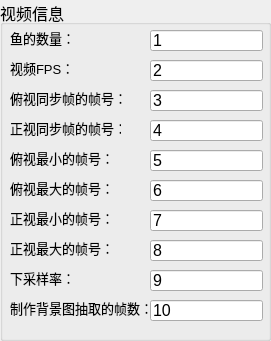
    <widget class="QGroupBox" name="groupBox_4">
     <property name="geometry">
      <rect>
       <x>20</x>
       <y>10</y>
       <width>271</width>
       <height>341</height>
      </rect>
     </property>
     <property name="font">
      <font>
       <pointsize>12</pointsize>
      </font>
     </property>
     <property name="title">
      <string>视频信息</string>
     </property>
     <property name="checkable">
      <bool>false</bool>
     </property>
     <property name="checked">
      <bool>false</bool>
     </property>
     <widget class="QLabel" name="label">
      <property name="geometry">
       <rect>
        <x>10</x>
        <y>30</y>
        <width>101</width>
        <height>16</height>
       </rect>
      </property>
      <property name="font">
       <font>
        <pointsize>10</pointsize>
       </font>
      </property>
      <property name="text">
       <string>鱼的数量：</string>
      </property>
     </widget>
     <widget class="QLineEdit" name="lineEdit">
      <property name="geometry">
       <rect>
        <x>150</x>
        <y>30</y>
        <width>113</width>
        <height>21</height>
       </rect>
      </property>
      <property name="text">
       <string>1</string>
      </property>
     </widget>
     <widget class="QLineEdit" name="lineEdit_2">
      <property name="geometry">
       <rect>
        <x>150</x>
        <y>60</y>
        <width>113</width>
        <height>21</height>
       </rect>
      </property>
      <property name="text">
       <string>2</string>
      </property>
     </widget>
     <widget class="QLabel" name="label_2">
      <property name="geometry">
       <rect>
        <x>10</x>
        <y>60</y>
        <width>101</width>
        <height>16</height>
       </rect>
      </property>
      <property name="font">
       <font>
        <pointsize>10</pointsize>
       </font>
      </property>
      <property name="text">
       <string>视频FPS：</string>
      </property>
     </widget>
     <widget class="QLineEdit" name="lineEdit_3">
      <property name="geometry">
       <rect>
        <x>150</x>
        <y>90</y>
        <width>113</width>
        <height>21</height>
       </rect>
      </property>
      <property name="text">
       <string>3</string>
      </property>
     </widget>
     <widget class="QLabel" name="label_3">
      <property name="geometry">
       <rect>
        <x>10</x>
        <y>90</y>
        <width>121</width>
        <height>16</height>
       </rect>
      </property>
      <property name="font">
       <font>
        <pointsize>10</pointsize>
       </font>
      </property>
      <property name="text">
       <string>俯视同步帧的帧号：</string>
      </property>
     </widget>
     <widget class="QLineEdit" name="lineEdit_4">
      <property name="geometry">
       <rect>
        <x>150</x>
        <y>120</y>
        <width>113</width>
        <height>21</height>
       </rect>
      </property>
      <property name="text">
       <string>4</string>
      </property>
     </widget>
     <widget class="QLabel" name="label_4">
      <property name="geometry">
       <rect>
        <x>10</x>
        <y>120</y>
        <width>111</width>
        <height>16</height>
       </rect>
      </property>
      <property name="font">
       <font>
        <pointsize>10</pointsize>
       </font>
      </property>
      <property name="text">
       <string>正视同步帧的帧号：</string>
      </property>
     </widget>
     <widget class="QLineEdit" name="lineEdit_6">
      <property name="geometry">
       <rect>
        <x>150</x>
        <y>150</y>
        <width>113</width>
        <height>21</height>
       </rect>
      </property>
      <property name="text">
       <string>5</string>
      </property>
     </widget>
     <widget class="QLabel" name="label_6">
      <property name="geometry">
       <rect>
        <x>10</x>
        <y>150</y>
        <width>121</width>
        <height>16</height>
       </rect>
      </property>
      <property name="font">
       <font>
        <pointsize>10</pointsize>
       </font>
      </property>
      <property name="text">
       <string>俯视最小的帧号：</string>
      </property>
     </widget>
     <widget class="QLineEdit" name="lineEdit_7">
      <property name="geometry">
       <rect>
        <x>150</x>
        <y>180</y>
        <width>113</width>
        <height>21</height>
       </rect>
      </property>
      <property name="text">
       <string>6</string>
      </property>
     </widget>
     <widget class="QLabel" name="label_7">
      <property name="geometry">
       <rect>
        <x>10</x>
        <y>180</y>
        <width>121</width>
        <height>16</height>
       </rect>
      </property>
      <property name="font">
       <font>
        <pointsize>10</pointsize>
       </font>
      </property>
      <property name="text">
       <string>俯视最大的帧号：</string>
      </property>
     </widget>
     <widget class="QLineEdit" name="lineEdit_8">
      <property name="geometry">
       <rect>
        <x>150</x>
        <y>210</y>
        <width>113</width>
        <height>21</height>
       </rect>
      </property>
      <property name="text">
       <string>7</string>
      </property>
     </widget>
     <widget class="QLabel" name="label_8">
      <property name="geometry">
       <rect>
        <x>10</x>
        <y>210</y>
        <width>121</width>
        <height>16</height>
       </rect>
      </property>
      <property name="font">
       <font>
        <pointsize>10</pointsize>
       </font>
      </property>
      <property name="text">
       <string>正视最小的帧号：</string>
      </property>
     </widget>
     <widget class="QLineEdit" name="lineEdit_9">
      <property name="geometry">
       <rect>
        <x>150</x>
        <y>240</y>
        <width>113</width>
        <height>21</height>
       </rect>
      </property>
      <property name="text">
       <string>8</string>
      </property>
     </widget>
     <widget class="QLabel" name="label_9">
      <property name="geometry">
       <rect>
        <x>10</x>
        <y>240</y>
        <width>121</width>
        <height>16</height>
       </rect>
      </property>
      <property name="font">
       <font>
        <pointsize>10</pointsize>
       </font>
      </property>
      <property name="text">
       <string>正视最大的帧号：</string>
      </property>
     </widget>
     <widget class="QLineEdit" name="lineEdit_13">
      <property name="geometry">
       <rect>
        <x>150</x>
        <y>270</y>
        <width>113</width>
        <height>21</height>
       </rect>
      </property>
      <property name="text">
       <string>9</string>
      </property>
     </widget>
     <widget class="QLabel" name="label_13">
      <property name="geometry">
       <rect>
        <x>10</x>
        <y>270</y>
        <width>101</width>
        <height>16</height>
       </rect>
      </property>
      <property name="font">
       <font>
        <pointsize>10</pointsize>
       </font>
      </property>
      <property name="text">
       <string>下采样率：</string>
      </property>
     </widget>
     <widget class="QLineEdit" name="lineEdit_5">
      <property name="geometry">
       <rect>
        <x>150</x>
        <y>300</y>
        <width>113</width>
        <height>21</height>
       </rect>
      </property>
      <property name="text">
       <string>10</string>
      </property>
     </widget>
     <widget class="QLabel" name="label_5">
      <property name="geometry">
       <rect>
        <x>10</x>
        <y>300</y>
        <width>151</width>
        <height>16</height>
       </rect>
      </property>
      <property name="font">
       <font>
        <pointsize>10</pointsize>
       </font>
      </property>
      <property name="text">
       <string>制作背景图抽取的帧数：</string>
      </property>
     </widget>
    </widget>
